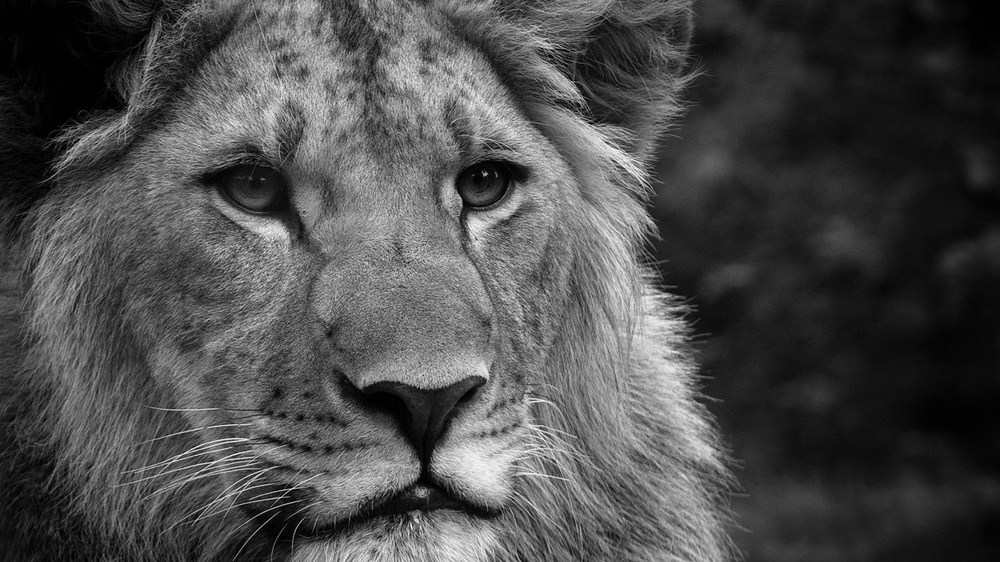
#> input picture img/lion.jpg, 1000 x 562 px, shrunk from 1920 x 1080 before the run
$ jupyter execute --allow-errors interpolation.ipynb
#> lines starting #> are read from the running program, lines starting #| are printed output that depends on the picture
#> in main, img is the input picture: shape (562, 1000, 3); min 0, max 255, mean 76
## NEAREST NEIGHBOUR INTERPOLATION

[cell 1]
import sys
import cv2
import numpy

def bound(x, y, width, height):
	if x < 0:
		x = 0
	if y < 0:
		y = 0
	if x >= width:
		x = width - 1
	if y >= height:
		y = height - 1
	return x, y

def interpolate_nn(org_img, new_height, new_width):
#> called with new_height = 150, new_width = 200
	height, width, channels = org_img.shape
#> height = 562; width = 1000; channels = 3

	height_ratio = height/new_height
#> height_ratio = 3.75
	width_ratio = width/new_width
#> width_ratio = 5
	scaled_img = numpy.zeros((new_height, new_width, channels), org_img.dtype)

	for y_new in range(new_height):
		for x_new in range(new_width):
			y_old = round(y_new * height_ratio)
			x_old = round(x_new * width_ratio)
			#x_old, y_old = bound(x_old, y_old, width, height)

			scaled_img[y_new, x_new] = org_img[y_old, x_old]
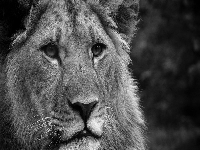
#> scaled_img: shape (150, 200, 3); min 0, max 244, mean 76

	return scaled_img

def main():
	img_path = "img/lion.jpg"
	img = cv2.imread(img_path)

	new_image = interpolate_nn(img, 150, 200)

	cv2.imwrite("output_NN.jpg", new_image)

if __name__ == '__main__':
	main()

## BILINEAR INTERPOLATION

[cell 2]
import cv2
import numpy as np
import math

def bound(x, y, height, width):
	if x < 0:
		x = 0
	if y < 0:
		y = 0
	if x >= width:
		x = width - 1
	if y >= height:
		y = height - 1
	return x, y

def interpolate_bilinear(src, new_height, new_width):
#> called with new_height = 150, new_width = 200
    old_height, old_width, channels = src.shape
#> old_height = 562; old_width = 1000; channels = 3

    h_ratio = old_height/new_height
#> h_ratio = 3.75
    w_ratio = old_width/new_width
#> w_ratio = 5

    scaled = np.zeros((new_height,new_width,channels),src.dtype)

    for y_new in range(new_height):
        for x_new in range(new_width):
            x_old = x_new * w_ratio
            y_old = y_new * h_ratio

            neigh1_x = math.floor(x_old)
            neigh1_y = math.floor(y_old)

            neigh1_x,neigh1_y = bound(neigh1_x , neigh1_y, old_height,old_width)
            neigh2_x,neigh2_y = bound(neigh1_x + 1,neigh1_y,old_height,old_width)
            neigh3_x,neigh3_y = bound(neigh1_x ,neigh1_y + 1,old_height,old_width)
            neigh4_x,neigh4_y = bound(neigh1_x + 1,neigh1_y + 1,old_height,old_width)

            neigh1_x,neigh1_y = bound(neigh1_x , neigh1_y, old_height,old_width)

            delta_x = x_old - neigh1_x
            delta_y = y_old - neigh1_y

            scaled[y_new, x_new] = \
            (delta_x)*(delta_y)*src[neigh1_y,neigh1_x] \
            + (1 - delta_x)*(delta_y)*src[neigh2_y,neigh2_x] \
            + (delta_x)*(1 - delta_y)*src[neigh3_y,neigh3_x] \
            + (1 - delta_x)*(1 - delta_y)*src[neigh4_y,neigh4_x]

            for c in range(channels):
                scaled[y_new, x_new, c] = round(scaled[y_new, x_new, c])
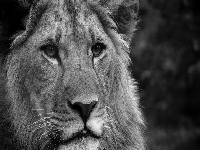
#> scaled: shape (150, 200, 3); min 0, max 244, mean 75.5

    return scaled

def main():
	img_path = "img/lion.jpg"
	img = cv2.imread(img_path)

	new_image = interpolate_bilinear(img,150,200)

	cv2.imwrite("output_bilinear.jpg", new_image)

if __name__ == '__main__':
	main()

## BICUBIC INTERPOLATION

[cell 3]
import cv2
import numpy as np
import math

def bound(x, y, height, width):
	if x < 0:
		x = 0
	if y < 0:
		y = 0
	if x >= width:
		x = width - 1
	if y >= height:
		y = height - 1
	return x, y

def interpolate_bicubic(src1, new_height, new_width):
#> called with new_height = 150, new_width = 200
    old_height, old_width, channels = src1.shape
#> old_height = 562; old_width = 1000; channels = 3

    SHIFTAMT = 2
    src = cv2.copyMakeBorder(src1,SHIFTAMT,SHIFTAMT,SHIFTAMT,SHIFTAMT,cv2.BORDER_CONSTANT)
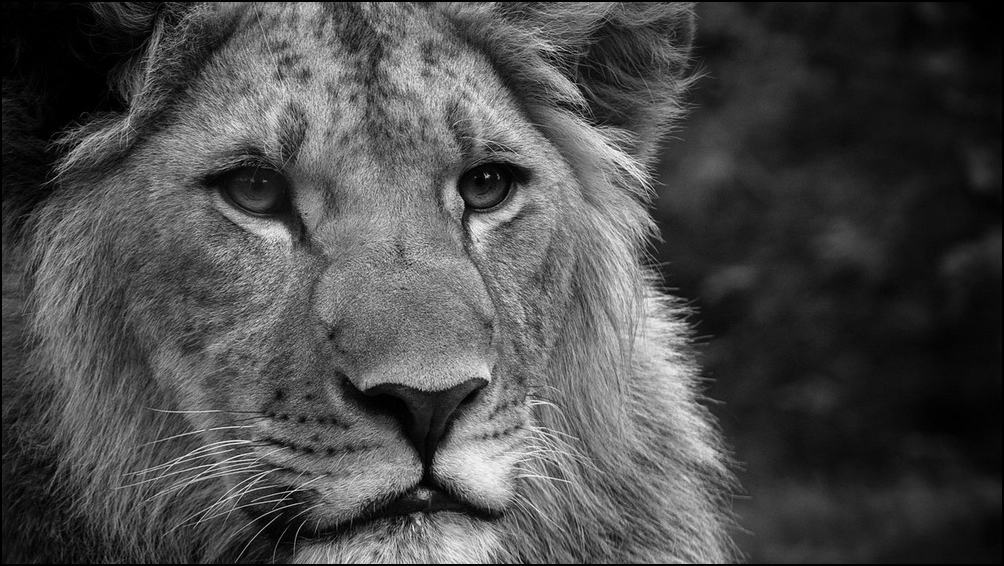
#> src: shape (566, 1004, 3); min 0, max 255, mean 75.1


    h_ratio = old_height/new_height
#> h_ratio = 3.75
    w_ratio = old_width/new_width
#> w_ratio = 5

    scaled = np.zeros((new_height,new_width,channels),src.dtype)

    for y_new in range(new_height):
        for x_new in range(new_width):
            x_old = x_new * w_ratio + SHIFTAMT
            y_old = y_new * h_ratio + SHIFTAMT

            neigh1_x = math.floor(x_old)
            neigh1_y = math.floor(y_old)

            delta_x = x_old - neigh1_x
            delta_y = y_old - neigh1_y

            X = np.array([[delta_x**i for i in range(3,-1,-1)]]).T
            Y = np.array([[delta_y**i for i in range(3,-1,-1)]])

            # relative coordinates's coefficient
            B = np.array([
                [-1, 1, -1, 1],
                [0, 0, 0, 1],
                [1, 1, 1, 1],
                [8, 4, 2, 1]
            ])

            B_inv = np.linalg.inv(B)

            for c in range(channels):
                F = np.array([
                [src[neigh1_y-1,neigh1_x-1,c], src[neigh1_y-1,neigh1_x,c], src[neigh1_y-1,neigh1_x+1,c], src[neigh1_y-1,neigh1_x + 2,c]],
                [src[neigh1_y,neigh1_x-1,c], src[neigh1_y,neigh1_x,c], src[neigh1_y,neigh1_x+1,c], src[neigh1_y,neigh1_x + 2,c]],
                [src[neigh1_y+1,neigh1_x-1,c], src[neigh1_y+1,neigh1_x,c], src[neigh1_y+1,neigh1_x+1,c], src[neigh1_y+1,neigh1_x + 2,c]],
                [src[neigh1_y+2,neigh1_x-1,c], src[neigh1_y+2,neigh1_x,c], src[neigh1_y+2,neigh1_x+1,c], src[neigh1_y+2,neigh1_x + 2,c]]
                ])

                coeff = np.dot(np.dot(B_inv,F),B_inv.T)
#                 print(np.dot(np.dot(Y,coeff),X))

                scaled[y_new, x_new, c] = np.dot(np.dot(Y,coeff),X)
                scaled[y_new, x_new, c] = round(scaled[y_new, x_new, c])

    return scaled

def main():
	img_path = "img/lion.jpg"
	img = cv2.imread(img_path)

	new_image = interpolate_bicubic(img,150,200)

	cv2.imwrite("output_bicubic.jpg", new_image)

if __name__ == '__main__':
	main()

$ run again, with img/rose.jpg copied over img/lion.jpg
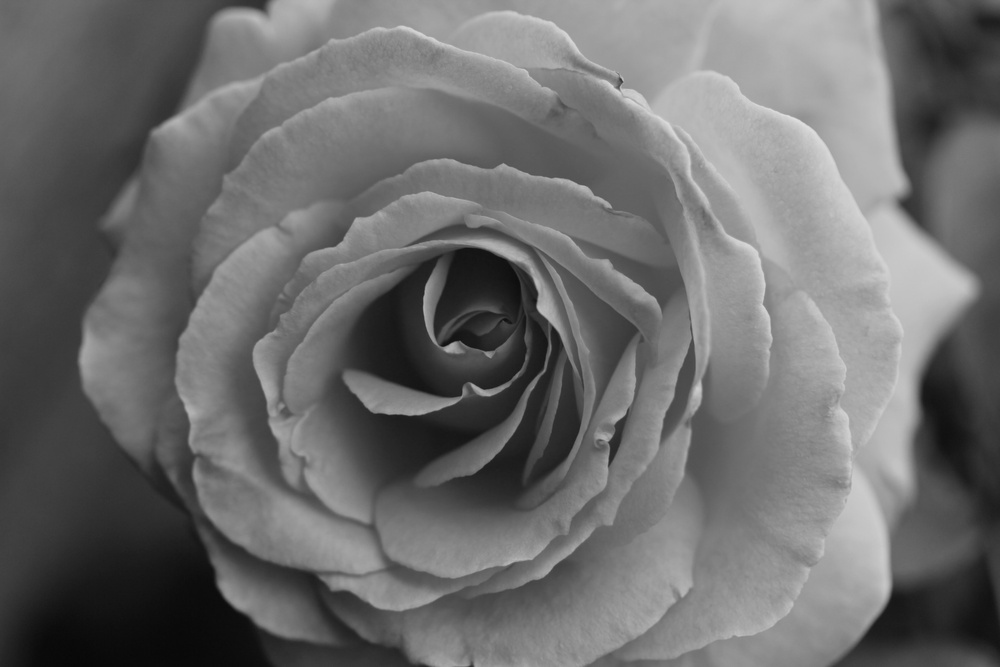
#> input picture img/rose.jpg, 1000 x 667 px, shrunk from 1920 x 1280 before the run
#> in main, img is the input picture: shape (667, 1000, 3); min 7, max 226, mean 108.7
#> after the loop in interpolate_nn, `for y_new in range(new_height):`:
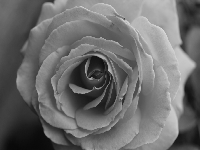
#> scaled_img: shape (150, 200, 3); min 7, max 219, mean 108.8

$ run again, with img/sample1.jpg copied over img/lion.jpg
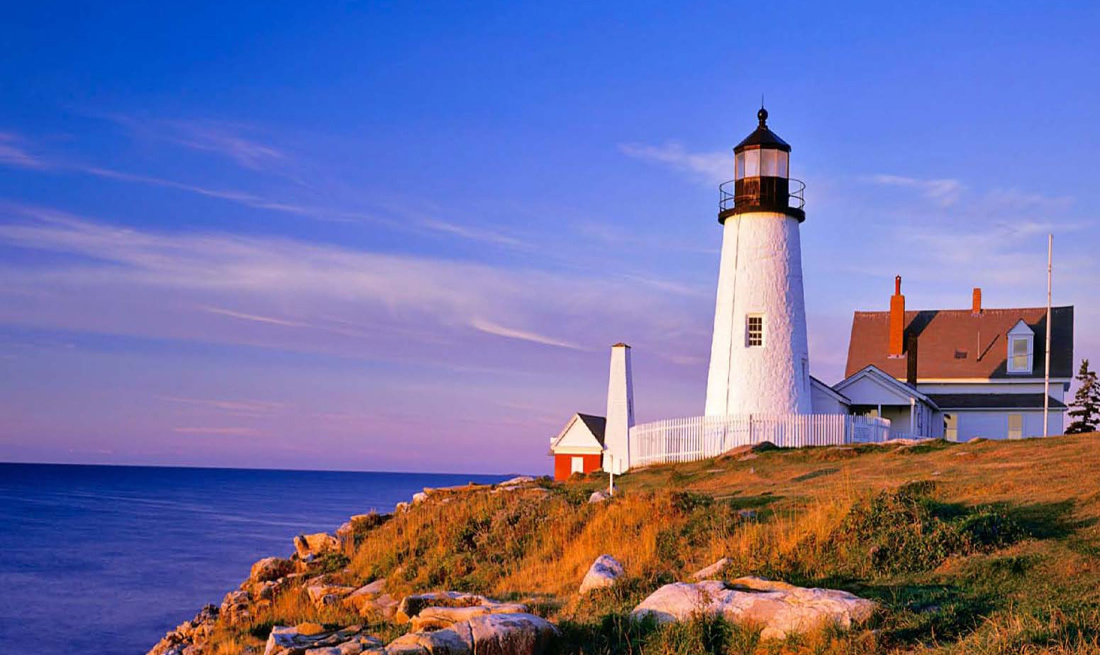
#> input picture img/sample1.jpg, 1100 x 655 px
#> in main, img is the input picture: shape (655, 1100, 3); mean B, G, R 162.4, 111.7, 113
#> after the loop in interpolate_bilinear, `for y_new in range(new_height):`:
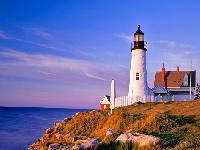
#> scaled: shape (150, 200, 3); mean B, G, R 162.3, 111.2, 112.2
#> in interpolate_bicubic, `src = cv2.copyMakeBorder(src1,SHIFTAMT,SHIFTAMT,SHIFTAMT,SHIFTAMT,cv2...`:
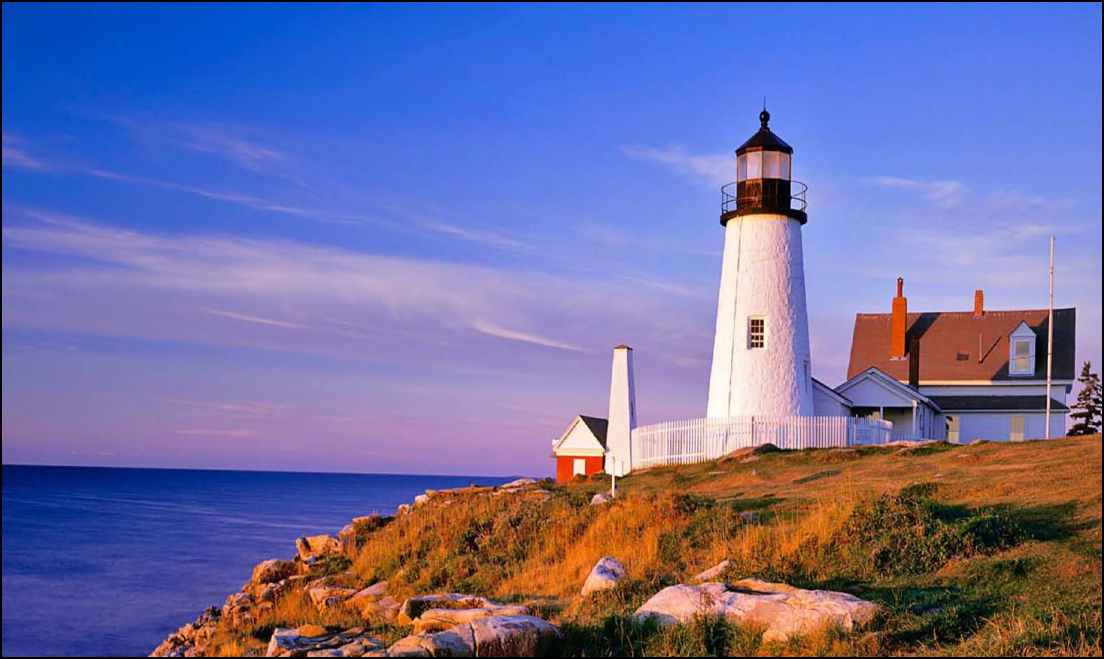
#> src: shape (659, 1104, 3); mean B, G, R 160.8, 110.6, 111.9

$ run again, with img/tomato.jpg copied over img/lion.jpg
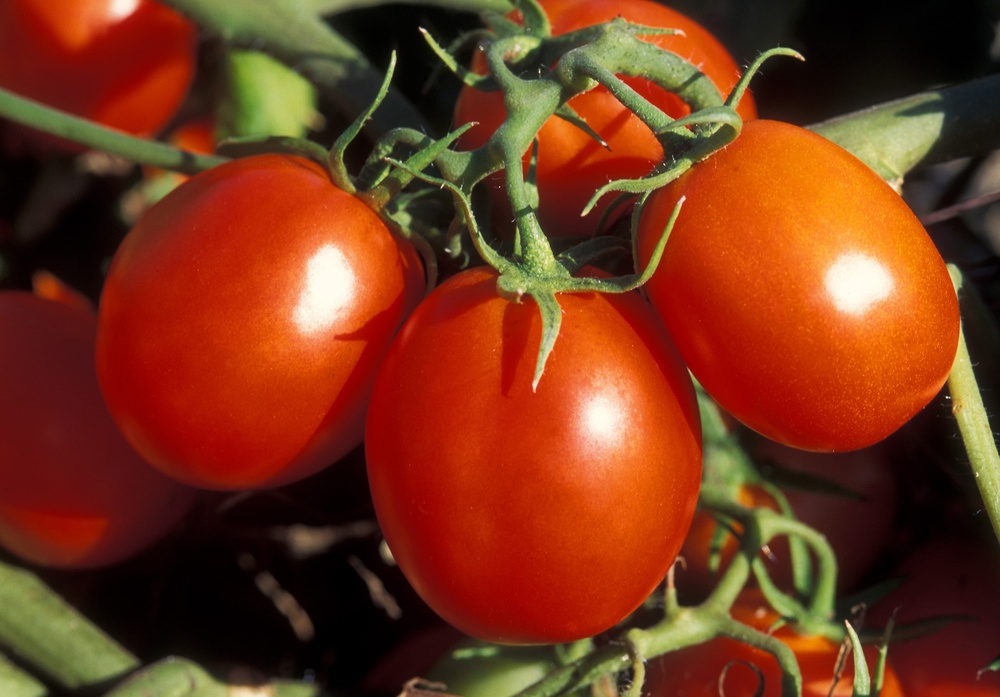
#> input picture img/tomato.jpg, 1000 x 697 px, shrunk from 2700 x 1882 before the run
#> in main, img is the input picture: shape (697, 1000, 3); mean B, G, R 26.7, 54.6, 118.9
#> after the loop in interpolate_bilinear, `for y_new in range(new_height):`:
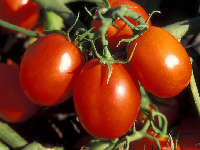
#> scaled: shape (150, 200, 3); mean B, G, R 26.3, 54.2, 118.5
#> in interpolate_bicubic, `src = cv2.copyMakeBorder(src1,SHIFTAMT,SHIFTAMT,SHIFTAMT,SHIFTAMT,cv2...`:
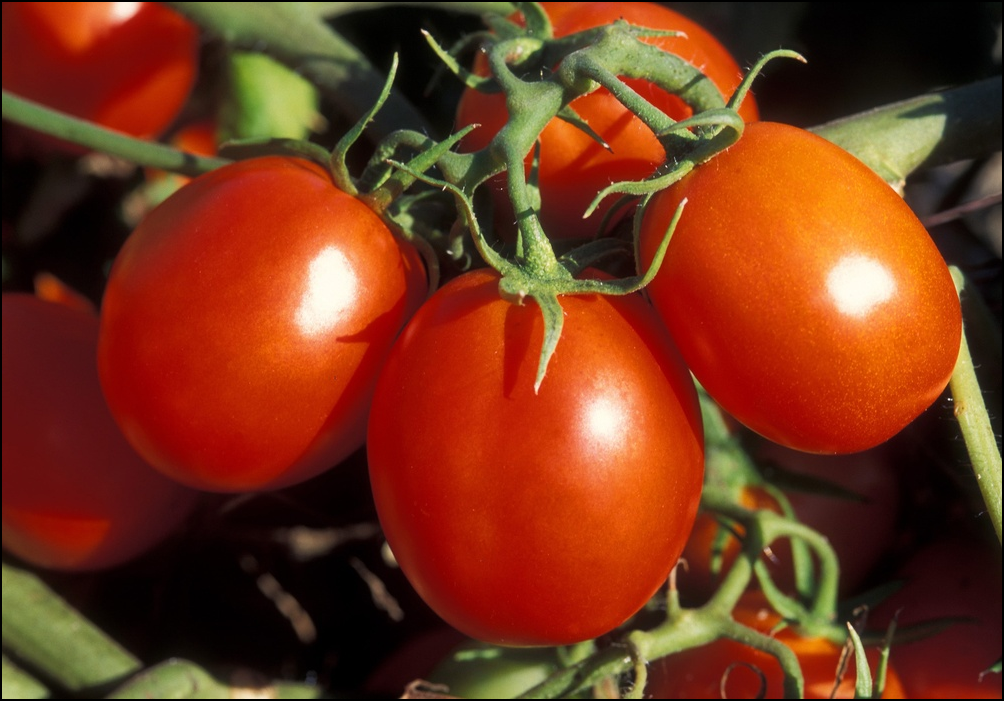
#> src: shape (701, 1004, 3); mean B, G, R 26.4, 54.1, 117.8
